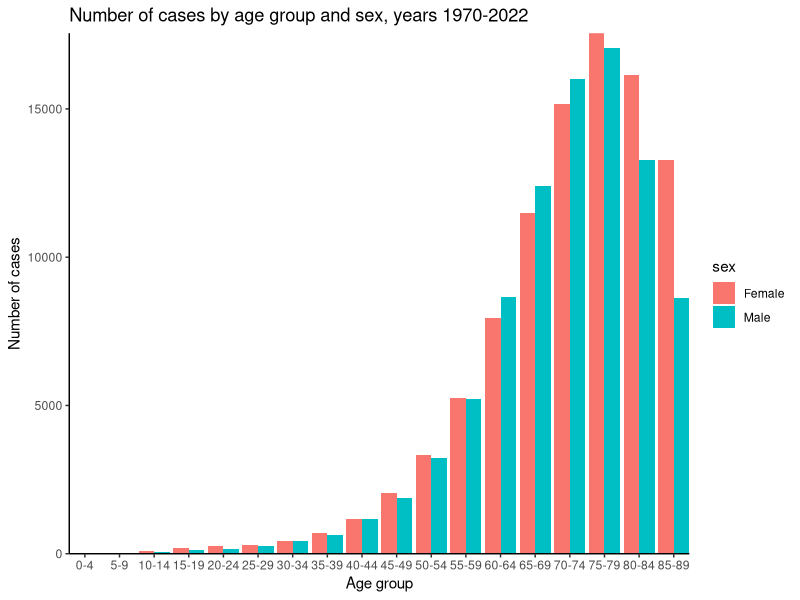
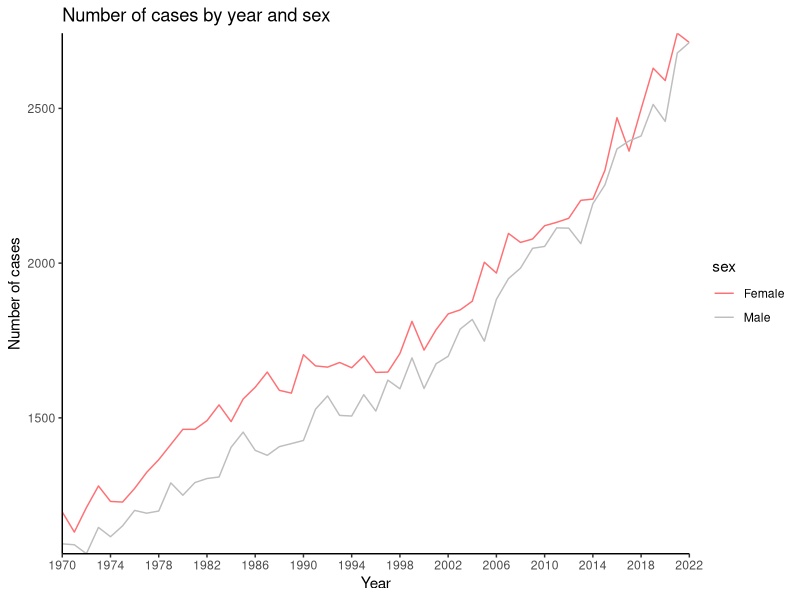
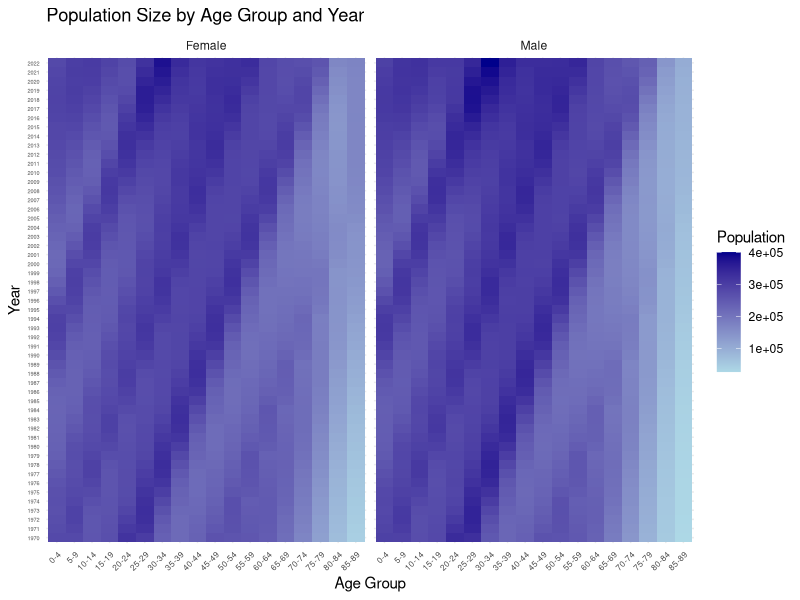
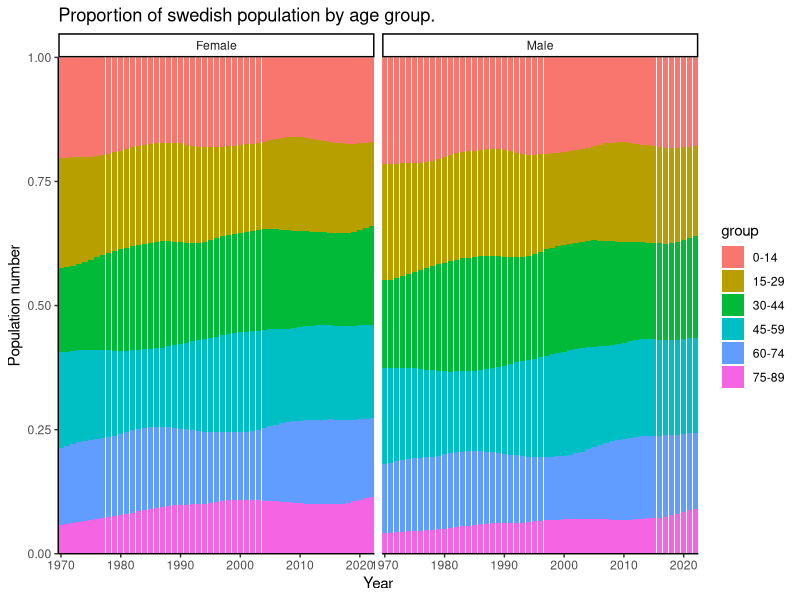
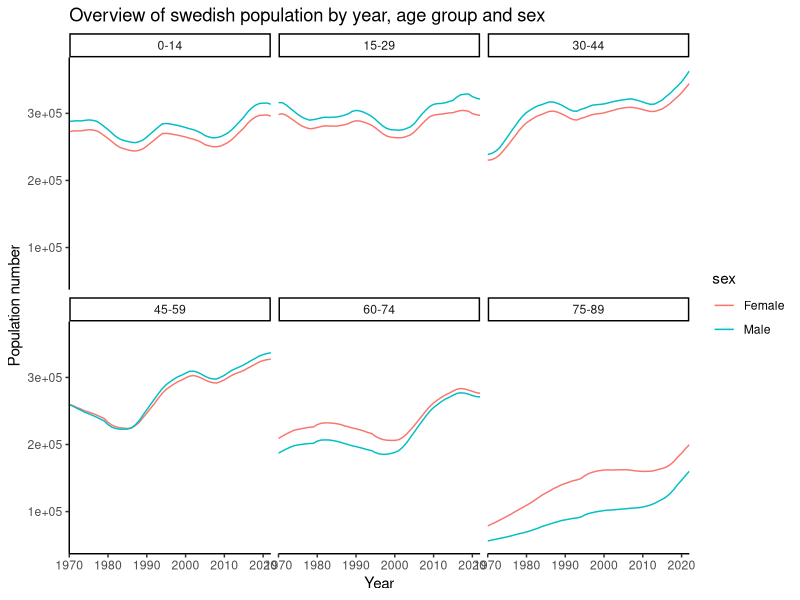
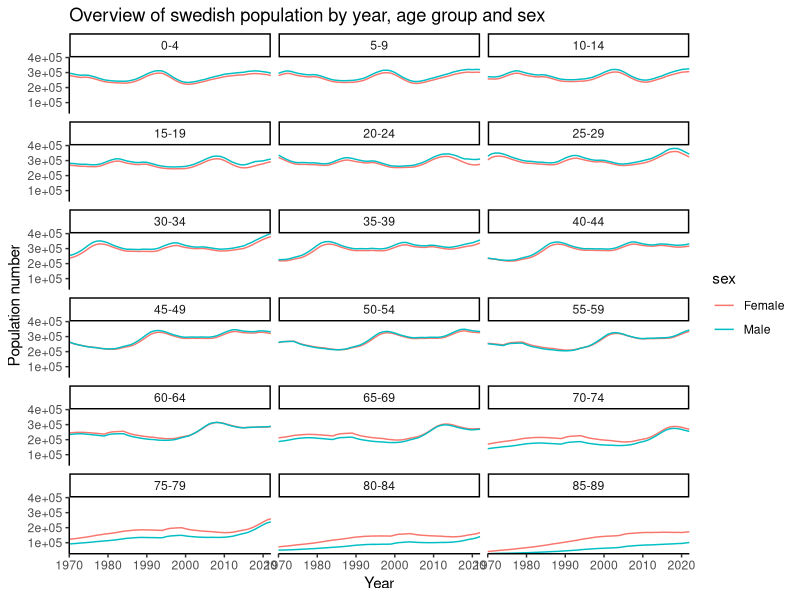
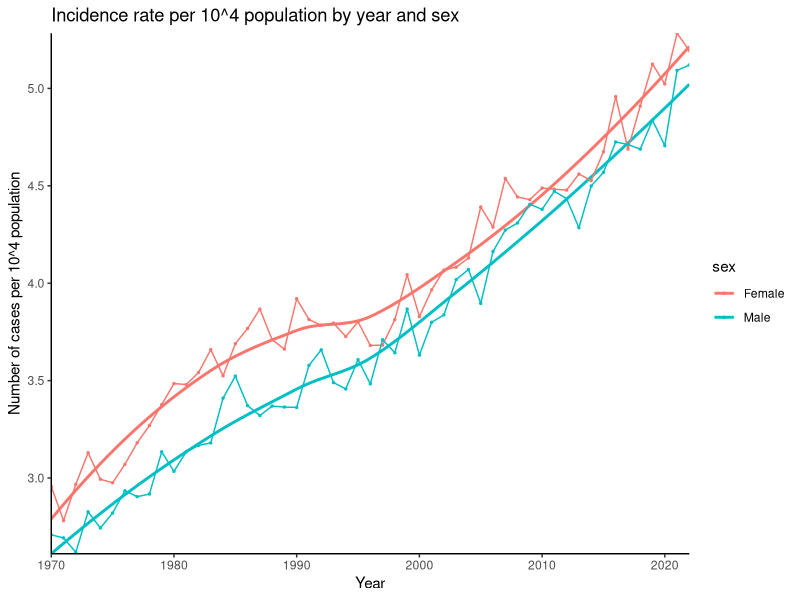
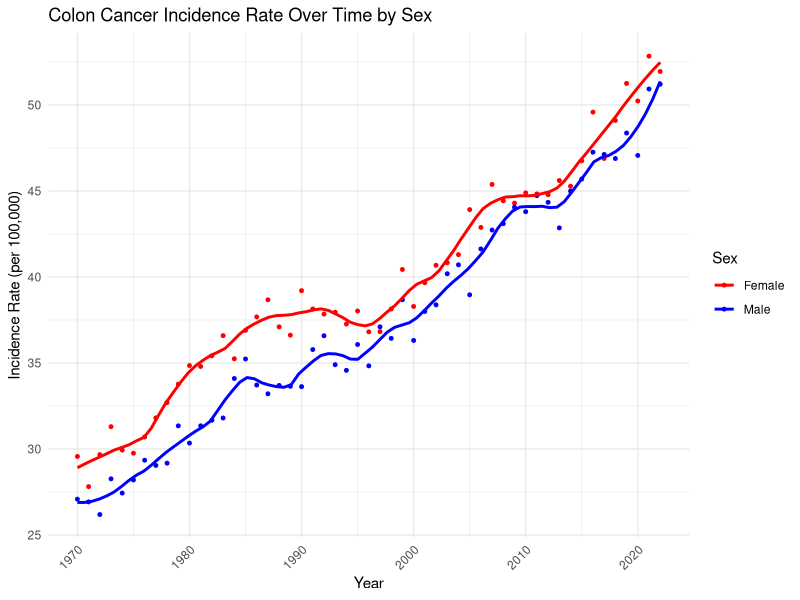

The R script that drew these images, in order:
## ---- chunk 1
knitr::opts_chunk$set(warning = FALSE, message = FALSE) 
## ---- chunk 2
library(readr)
library(tidyverse)
library(ggplot2)
library(splines)
## ---- chunk 3
cases <- readr::read_tsv("cases.tsv")
population <- readr::read_tsv("population.tsv")
## ---- chunk 4
cases %>% summary()
# order agegroups 
factor_groups <- cases %>% pull(agegroup) %>% unique()
cases <- cases %>% mutate(agegroup = factor(agegroup, levels = factor_groups)) 
## ---- chunk 5
cases %>% pull(agegroup) %>% unique()
## ---- chunk 6
cases %>% pull(sex) %>% unique()
## ---- chunk 7
cases %>% 
  group_by(agegroup,sex) %>% 
  summarize(n = sum(n)) %>% 
  ungroup() %>% 
  ggplot(aes(x = agegroup, y = n, fill = sex)) +
  geom_bar(stat = "identity", position=position_dodge()) +
  # scale_fill_manual(values=c("#FF7074", 
  #                            "gray"))+
  theme_classic() + 
  coord_cartesian(expand = FALSE) + 
  # add labels and title
  ggtitle("Number of cases by age group and sex, years 1970-2022") +
  xlab("Age group") + ylab("Number of cases")
 
## ---- chunk 8
cases %>% 
  group_by(year,sex) %>% 
  summarize(n = sum(n)) %>% 
  ungroup() %>% 
  ggplot(aes(x = year, y = n, col = sex)) +
  #geom_point() +
  stat_summary(geom="line")+
  scale_color_manual(values=c("#FF7074", 
                            "gray"))+
  theme_classic() + 
  coord_cartesian(expand = FALSE) + 
  scale_x_continuous(lim = c(1970, 2022), breaks = c(seq(1970, 2022, by = 4)))+
  # add labels and title
  ggtitle("Number of cases by year and sex") +
  xlab("Year") + ylab("Number of cases")
## ---- chunk 9
data_population <- readr::read_tsv("population.tsv")
data_population$agegroup <- factor(data_population$agegroup, levels = c("0-4", "5-9", "10-14", "15-19", 
                                                              "20-24", "25-29", "30-34", "35-39", 
                                                              "40-44", "45-49", "50-54", "55-59", 
                                                              "60-64", "65-69", "70-74", "75-79", 
                                                              "80-84", "85-89"))

# Summarize total cases by year and sex
population_by_year_sex <- data_population %>%
  group_by(year, sex) %>%
  summarize(total_cases = sum(n_pop, na.rm = TRUE), .groups = "drop")

# Heatmap of population size
ggplot(data_population, aes(x = agegroup, y = factor(year), fill = n_pop)) +
  geom_tile() +
  facet_wrap(~sex) +  # Separate plots for males and females
  scale_fill_gradient(low = "lightblue", high = "darkblue", name = "Population") +
  labs(
    title = "Population Size by Age Group and Year",
    x = "Age Group",
    y = "Year"
  ) +
  theme_minimal() +
  theme(
    axis.text.x = element_text(size = 6, angle = 45, hjust = 1),  # Smaller x-axis text
    axis.text.y = element_text(size = 4)                         # Smaller y-axis text
  )
## ---- chunk 10
head(population)
summary(population)
## ---- chunk 11
# Compare age groups
all(unique(cases$agegroup) %in% unique(population$agegroup))

# Compare calendar years
all(unique(cases$year) %in% unique(population$year))
## ---- chunk 12
population <- population %>%  mutate(agegroup = factor(agegroup, levels = factor_groups)) 
## ---- chunk 13
population %>%
  mutate(group = case_when(
    agegroup %in% factor_groups[1:3] ~ "0-14",
    agegroup %in% factor_groups[4:6] ~ "15-29",
    agegroup %in% factor_groups[7:9] ~ "30-44",
    agegroup %in% factor_groups[10:12] ~ "45-59",
    agegroup %in% factor_groups[13:15] ~ "60-74",
    agegroup %in% factor_groups[16:18] ~ "75-89",
    TRUE ~ NA
    )
    ) %>%
  ggplot(aes(x = year, y = n_pop, fill = group)) +
  facet_wrap(~sex, ncol = 2) +
  geom_bar(position="fill", stat="identity") +
  theme_classic() +
  coord_cartesian(expand = FALSE) +
  # add labels and title
  ggtitle("Proportion of swedish population by age group.") +
  xlab("Year") + ylab("Population number")
## ---- chunk 14
population %>%
  mutate(group = case_when(
    agegroup %in% factor_groups[1:3] ~ "0-14",
    agegroup %in% factor_groups[4:6] ~ "15-29",
    agegroup %in% factor_groups[7:9] ~ "30-44",
    agegroup %in% factor_groups[10:12] ~ "45-59",
    agegroup %in% factor_groups[13:15] ~ "60-74",
    agegroup %in% factor_groups[16:18] ~ "75-89",
    TRUE ~ NA
    )
    ) %>%
  ggplot(aes(x = year, y = n_pop, color = sex)) +
  facet_wrap(~group, ncol = 3) +
  stat_summary(geom="line")+
  theme_classic() +
  coord_cartesian(expand = FALSE) +
  # add labels and title
  ggtitle("Overview of swedish population by year, age group and sex") +
  xlab("Year") + ylab("Population number")
## ---- chunk 15
population %>%
  ggplot(aes(x = year, y = n_pop, color = sex)) +
  facet_wrap(~agegroup, ncol = 3) +
  stat_summary(geom="line")+
  theme_classic() +
  coord_cartesian(expand = FALSE) +
  # add labels and title
  ggtitle("Overview of swedish population by year, age group and sex") +
  xlab("Year") + ylab("Population number")
## ---- chunk 16
# merging datasets
cases_pop <- cases %>% left_join(population) 
## ---- chunk 17
# ## check
# cases %>% nrow() == cases_pop %>% nrow() 
# population %>% nrow() == cases_pop %>% nrow() 
cases_pop %>% head()
## ---- chunk 18
# cases by year and sex
cases_ys <- cases %>% 
  group_by(year, sex) %>% 
  summarize(n = sum(n)) %>% 
  ungroup()

# population by year and sex
population_ys <- population %>% 
  group_by(year, sex) %>% 
  summarize(n_pop = sum(n_pop)) %>% 
  ungroup()
## ---- chunk 19
# rate per hundred thousand population, dataset with age
cases_pop <- cases_pop %>% 
  # rate per 10^5 population
  mutate(rate = 10^5 * n/n_pop)

# rate per ten thousand population, dataset without age
# create dataset without age variable
cases_pop_ys <- cases_ys %>% 
  left_join(population_ys) %>% 
    # rate per 10^4 population
  mutate(rate = 10^4 * n/n_pop)
## ---- chunk 20
cases_pop_ys %>% 
  ggplot(aes(x = year, y = rate, color = sex)) +
  # smooth the curve
  geom_smooth(se= FALSE) +
  # non smoothed data
  geom_point(size = 0.5) +
  stat_summary(geom="line") +
  theme_classic() + 
  coord_cartesian(expand = FALSE) + 
  #scale_x_continuous(lim = c(1970, 2022), breaks = c(seq(1970, 2022, by = 4))) +
  # add labels and title
  ggtitle("Incidence rate per 10^4 population by year and sex") +
  xlab("Year") + ylab("Number of cases per 10^4 population")
## ---- chunk 21
# Merge the cases and population data
merged_data <- cases %>%
  inner_join(data_population, by = c("year", "agegroup", "sex"))

# Summarize the total cases and population size by year and sex
summary_data <- merged_data %>%
  group_by(year, sex) %>%
  summarize(
    total_cases = sum(n, na.rm = TRUE),
    total_population = sum(n_pop, na.rm = TRUE),
    .groups = "drop"
  )

## ---- chunk 22
# Calculate incidence rate for detailed data
merged_data <- merged_data %>%
  mutate(incidence_rate = n / n_pop * 100000)  # Rate per 100,000 people

# Calculate incidence rate for summarized data
summary_data <- summary_data %>%
  mutate(incidence_rate = total_cases / total_population * 100000)  # Rate per 100,000 people
## ---- chunk 23
# Plot incidence rate over time with smoother (separately for males and females)
ggplot(summary_data, aes(x = year, y = incidence_rate, color = sex)) +
  geom_point(size = 1) +  # Points for visibility
  geom_smooth(method = "loess", span = 0.2, se = FALSE, linetype = "solid") +  # Smoothing with LOESS
  scale_color_manual(values = c("Male" = "blue", "Female" = "red")) +
  labs(
    title = "Colon Cancer Incidence Rate Over Time by Sex",
    x = "Year",
    y = "Incidence Rate (per 100,000)",
    color = "Sex"
  ) +
  theme_minimal() +
  theme(axis.text.x = element_text(angle = 45, hjust = 1))
## ---- chunk 24
# Plot incidence rates over time by sex and age group with smoothed lines
ggplot(merged_data, aes(x = year, y = incidence_rate, color = agegroup, group = agegroup)) +
  geom_point(size = .8) +  # Points for visibility
  scale_y_log10() +
  geom_smooth(method = "loess", span = 0.2, se = FALSE, linetype = "solid") +  # Smoothing with LOESS
  facet_wrap(~sex) +  # Separate plots for males and females
  scale_color_viridis_d(name = "Age Group") +  # Use viridis color scale for age groups
  labs(
    title = "Colon Cancer Incidence Rate by Sex and Age Group Over Time",
    x = "Year",
    y = "Incidence Rate (per 100,000)",
    color = "Age Group"
  ) +
  theme_minimal() +
  theme(axis.text.x = element_text(angle = 45, hjust = 1)) +
  theme(
    axis.text.x = element_text(angle = 45, hjust = 1),
    legend.key.size = unit(.2, "cm"),  # Reduce size of legend keys (symbols)
    legend.text = element_text(size = 10),  # Reduce size of legend text
    legend.title = element_text(size = 10)  # Adjust size of legend title
  ) 
## ---- chunk 25
cases_pop %>% 
  ggplot(aes(x = year, y = rate, color = sex)) +
  facet_wrap(~ agegroup , ncol = 4, scales = "free_y") +
  # smooth the curve
  geom_smooth(se = FALSE) +
  # non smoothed data
  geom_point(size = 0.2) +
  stat_summary(geom="line", size = 0.05) +
  theme_classic() + 
  coord_cartesian(expand = FALSE) + 
  #scale_x_continuous(lim = c(1970, 2022), breaks = c(seq(1970, 2022, by = 4))) +
  # add labels and title
  ggtitle(paste("Yearly number of cases per 10^5 population by sex and age group")) + 
  xlab("Year") + ylab("Number of cases per 10^5 population") 
  
## ---- chunk 26
poisson_model <- cases_pop_ys %>%  
  glm(formula = n ~ year + sex + offset(log(n_pop)), family = "poisson")
summary(poisson_model)
## ---- chunk 27
toplot <- cases_pop_ys %>% 
  add_column(fitted = poisson_model$fitted.values) %>% 
  mutate(fitted_rate = 10^4* fitted/n_pop)

toplot %>% 
  pivot_longer(cols = c(rate, fitted_rate), names_to = "type") %>% 
  ggplot(aes(x = year, y = value)) +
  geom_point(aes(color = type), size = 0.5) +
  facet_wrap(~sex, ncol = 2) +
  theme_classic() + 
  coord_cartesian(expand = FALSE) + 
  #scale_x_continuous(lim = c(1970, 2022), breaks = c(seq(1970, 2022, by = 4))) +
  # add labels and title
  ggtitle("Incidence rate by year and sex, fitted and observed values") +
  xlab("Year") + ylab("Number of cases per 10^4 population") 
## ---- chunk 28
# Extract model coefficients 
coefficients <- coef(poisson_model) 
intercept <- coefficients["(Intercept)"] 
year_coeff <- coefficients["year"] 
sex_coeff <- coefficients["sexMale"]

# Calculate log incidence rate and incidence rate for 1970 and 2020
incidence_1970_male <- exp(intercept + year_coeff * 1970 + sex_coeff)
incidence_1970_female <- exp(intercept + year_coeff * 1970 )
incidence_2020_male <- exp(intercept + year_coeff * 2020 + sex_coeff) 
incidence_2020_female <- exp(intercept + year_coeff * 2020)

# Print results
incidence_1970_male
## ---- chunk 29
incidence_1970_female
## ---- chunk 30
incidence_2020_male
## ---- chunk 31
incidence_2020_female
## ---- chunk 32
poisson_model_age <- cases_pop %>% 
  mutate(agegroup = factor(agegroup, levels = factor_groups)) %>% 
  glm(formula = n ~ year*sex + year*agegroup + agegroup * sex + offset(log(n_pop)), family = "poisson")

# View the summary of the model
summary(poisson_model_age)
## ---- chunk 33
# Extract model coefficients
coefficients <- coef(poisson_model_age)

# males
rate_1970_male <- exp( 
  #intercept 
  coefficients["(Intercept)"] +
  #year
  coefficients["year"] * 1970 +
  #male
  coefficients["sexMale"] * 1 +
  #age 70-74
  coefficients["agegroup70-74"] * 1 +
  # year*sex
  coefficients["year:sexMale"] * 1970 * 1 +
  # year*age 70-74 
  coefficients["year:agegroup70-74"] * 1970 * 1 + 
  # sex*age 70-74 
  coefficients["sexMale:agegroup70-74"] * 1 * 1)

rate_1970_female <- exp( 
  #intercept 
  coefficients["(Intercept)"] +
  #year
  coefficients["year"] * 1970 +
  #female
  coefficients["sexMale"] * 0 +
  #age 70-74
  coefficients["agegroup70-74"] * 1 +
  # year*sex
  coefficients["year:sexMale"] * 1970 * 0 +
  # year*age 70-74 
  coefficients["year:agegroup70-74"] * 1970 * 1 + 
  # sex*age 70-74 
  coefficients["sexMale:agegroup70-74"] * 0 * 1)

rate_2020_male <- exp( 
  #intercept 
  coefficients["(Intercept)"] + 
  #year
  coefficients["year"] * 2020 +
  #male
  coefficients["sexMale"] * 1 +
  #age 70-74
  coefficients["agegroup70-74"] * 1 +
  # year*sex
  coefficients["year:sexMale"] * 2020 * 1 +
  # year*age 70-74 
  coefficients["year:agegroup70-74"] * 2020 * 1 + 
  # sex*age 70-74 
  coefficients["sexMale:agegroup70-74"] * 1 * 1)

rate_2020_female <- exp(
  #intercept
  coefficients["(Intercept)"] + 
  #year
  coefficients["year"] * 2020 +
  #female
  coefficients["sexMale"] * 0 +
  #age 70-74
  coefficients["agegroup70-74"] * 1 +
  # year*sex
  coefficients["year:sexMale"] * 2020 * 0 +
  # year*age 70-74 
  coefficients["year:agegroup70-74"] * 2020 * 1 + 
  # sex*age 70-74 
  coefficients["sexMale:agegroup70-74"] * 0 * 1)
## ---- chunk 34
rate_1970_male
## ---- chunk 35
rate_1970_female
## ---- chunk 36
rate_2020_male
## ---- chunk 37
rate_2020_female
## ---- chunk 38
toplot <- cases_pop %>% 
  add_column(fitted = poisson_model_age$fitted.values) %>% 
  mutate(fitted_rate = 10^5* fitted/n_pop)
  
toplot %>% 
  pivot_longer(cols = c(rate, fitted_rate), names_to = "type") %>% 
  filter(agegroup %in% c("50-54", "70-74" , "85-89")) %>% 
  ggplot(aes(x = year, y = value, color = agegroup)) +
  geom_point(aes(shape = type), size = 0.5) +
  facet_wrap(~sex, ncol = 2) +
  theme_classic() + 
  coord_cartesian(expand = FALSE) + 
  #scale_x_continuous(lim = c(1970, 2022), breaks = c(seq(1970, 2022, by = 4))) +
  # add labels and title
  ggtitle("Incidence rate by year, age group and sex, fitted and observed values") +
  xlab("Year") + ylab("Number of cases per 10^5 population") 
## ---- chunk 39
age <- seq(2,87,5)
age_df <- data.frame(agegroup = factor_groups, age = age)

splines_to_fit <- cases_pop %>%
  inner_join(age_df)

splines_model <- splines_to_fit %>% 
  glm(formula = n ~ bs(year,df = 4)*sex + bs(year, df = 4)*bs(age, df = 4) + offset(log(n_pop)), family = "poisson")

summary(splines_model)


toplot <- splines_to_fit %>% 
  add_column(fitted = splines_model$fitted.values) %>% 
  mutate(fitted_rate = 10^5* fitted/n_pop) 
  

toplot %>% 
  filter(age %in% c(52,72,87)) %>% 
  ggplot(aes(x = year, y = fitted_rate, color = agegroup)) +
  facet_wrap(~sex, ncol = 2) +
  geom_point(size = 0.1) +
  stat_summary(geom="line") +
  theme(axis.text.x =  element_text(angle=45, hjust=1)) + 
  coord_cartesian(expand = FALSE) + 
  scale_x_continuous(lim = c(1970, 2022), breaks = c(seq(1970, 2022, by = 4))) +
  # add labels and title
  ggtitle("Incidence rate by year, age and sex, fitted model") +
  xlab("Year") + ylab("Number of cases per 10^5 population") 
## ---- chunk 40
toplot %>% 
  pivot_longer(cols = c(rate, fitted_rate), names_to = "type") %>% 
  filter(age %in% c(52,72,87)) %>% 
  ggplot(aes(x = year, y = value, color = age)) +
  geom_point(aes(shape = type), size = 0.5) +
  facet_wrap(~sex, ncol = 2) +
  theme_classic() + 
  coord_cartesian(expand = FALSE) + 
  #scale_x_continuous(lim = c(1970, 2022), breaks = c(seq(1970, 2022, by = 4))) +
  # add labels and title
  ggtitle("Incidence rate by year, age and sex, fitted and observed values") +
  xlab("Year") + ylab("Number of cases per 10^5 population") 
## ---- chunk 41
# Merge cases and population data frames
merged_data <- merge(cases, population, by = c("agegroup", "sex", "year"))
print(head(merged_data,n=5))

merged_data <- merged_data %>%
  mutate(
    incidence_rate = (n / n_pop) * 100000,
    age_midpoint = as.numeric(sub("-.*", "", agegroup)) + 2,
    sex = factor(sex)
      )

# Print column names to verify
print(colnames(merged_data))

# Plotting the relationship between mid age and incidence rate
ggplot(merged_data, aes(x = age_midpoint, y = incidence_rate)) +
  geom_point(alpha = 0.6) +
  geom_smooth(method = "loess", se = FALSE) +
  facet_wrap(~ sex) +
  labs(title = "Incidence Rate by Age",
       x = "Mid Age of Age Group",
       y = "Incidence Rate (Cases / Total Population)") +
  theme_minimal()

# Fitting a generalized linear model using splines
splines_model <- glm(
  formula = n ~ bs(year, df = 4)*bs(age_midpoint, df = 4)  * sex + offset(log(n_pop)),
  data = merged_data,
  family = poisson()
)

summary(splines_model)

# Assuming you have your merged data as 'merged_data' and fitted model as 'model'
# Create a new data frame for predictions
age_groups <- c(52, 72, 87)
sex_groups <- c("Female", "Male")
years <- unique(merged_data$year)  # Get all unique years from your data

# Create an empty data frame to store predictions
prediction_data <- expand.grid(
  year = years,
  age_midpoint = age_groups,
  sex = sex_groups
)

# Add population to avoid warnings (use dummy values as predictions will standardize population)
prediction_data$n_pop <- 1


# Use the predict() function to generate predicted values
prediction_data$predicted_incidence <- predict(splines_model, newdata = prediction_data, type = "response")

# Plotting the incidence rates over time for each sex at ages 52, 72, and 87
library(ggplot2)

ggplot(prediction_data, aes(x = year, y = predicted_incidence, color = sex, linetype = as.factor(age_midpoint))) +
  geom_line(size = 1.2) + 
  labs(title = "Predicted Incidence Rates Across Calendar Time",
       x = "Calendar Year",
       y = "Predicted Incidence Rate") +
  scale_color_manual(values = c("blue", "red")) + 
  scale_linetype_manual(values = c("solid", "dashed", "dotted")) +
  theme_minimal() +
  theme(legend.title = element_blank()) +
  theme(legend.position = "bottom")

# Compare with observed values
observed_data <- merged_data %>%
  filter(age_midpoint %in% c(52, 72, 87)) %>%
  group_by(year, age_midpoint, sex) %>%
  summarize(observed_rate = sum(n) / sum(n_pop))


# Combine predicted and observed data
comparison_data <- left_join(prediction_data, observed_data, by = c("year", "age_midpoint", "sex"))


ggplot(comparison_data, aes(x = year)) +
  geom_line(aes(y = predicted_incidence, color = "Predicted"), size = 1) +
  geom_line(aes(y = observed_rate, color = "Observed"), size = 1, linetype = "dashed") +
  facet_wrap(~ age_midpoint + sex, scales = "free_y") +
  labs(
    title = "Comparison of Predicted and Observed Incidence Rates",
    x = "Calendar Year",
    y = "Incidence Rate",
    color = "Legend"
  ) +
  scale_color_manual(values = c("Predicted" = "blue", "Observed" = "red")) +
  theme(axis.text.x =  element_text(angle=45, hjust=1))
## ---- chunk 42
# reference values for male and female population
standard_pop <- population %>%
  filter(year == 2022) %>%  
  rename(ref_pop = n_pop) %>% 
  select(-year)

# reference value for total male population 
tot_male <- standard_pop %>% 
  filter(sex == "Male") %>% 
  pull(ref_pop) %>% sum()

# reference value for total female population 
tot_female <- standard_pop %>% 
  filter(sex == "Female") %>% 
  pull(ref_pop) %>% sum()
## ---- chunk 43

age_standardised_rates <- cases_pop %>% 
  select(-rate) %>% 
  left_join(standard_pop) %>% 
  # add number of cases obtained if population number was ref_pop
  mutate(cases_ref_pop = ref_pop * n/n_pop) %>% 
  # for each year, compute total (sum over agegroups) and divide by total reference population
  # keep male and female categories 
  group_by(year, sex) %>% 
  # sum over agegroups 
  summarize(sum_ages = sum(cases_ref_pop, na.rm = TRUE)) %>% 
  mutate(standardised_rate = case_when(sex == "Female" ~ sum_ages/tot_female,
                                       sex == "Male" ~ sum_ages/tot_male,
                                       TRUE ~ NA)
         ) %>% 
  select(-sum_ages) %>% 
  # rescale
  mutate(standardised_rate = 10^4 * standardised_rate)
## ---- chunk 44
age_standardised_rates %>% 
   ggplot(aes(x = year, y = standardised_rate, color = sex)) +
  # smooth the curve
  geom_smooth() +
  # non smoothed data
  geom_point(size = 0.5) +
  stat_summary(geom="line") +
  theme_classic() + 
  coord_cartesian(expand = FALSE) + 
  scale_x_continuous(lim = c(1970, 2022), breaks = c(seq(1970, 2022, by = 4))) +
  # add labels and title
  ggtitle("Standardised incidence rate: cases per 10^4 population by year and sex") +
  xlab("Year") + ylab("Number of cases per 10^4 population - standardised")
## ---- chunk 45
cases_pop_ys %>% 
  filter(sex == "Female") %>% 
  left_join(age_standardised_rates) %>% 
  select(year, sex, rate, standardised_rate) %>% 
  pivot_longer(cols = c(rate, standardised_rate), names_to = "type") %>% 
  ggplot(aes(x = year, y = value, color = type))+
  # smooth the curve
  geom_smooth() +
  # non smoothed data
  geom_point(size = 0.5) +
  stat_summary(geom="line") +
  theme_classic() + 
  coord_cartesian(expand = FALSE) + 
  scale_x_continuous(lim = c(1970, 2022), breaks = c(seq(1970, 2022, by = 4))) +
  # add labels and title
  ggtitle("Standardised vs non standarsised incidence rate - female population") +
  xlab("Year") + ylab("Number of cases per 10^4 population")
## ---- chunk 46
cases_pop_ys %>% 
  filter(sex == "Male") %>% 
  left_join(age_standardised_rates) %>% 
  select(year, sex, rate, standardised_rate) %>% 
  pivot_longer(cols = c(rate, standardised_rate), names_to = "type") %>% 
  ggplot(aes(x = year, y = value, color = type))+
  # smooth the curve
  geom_smooth() +
  # non smoothed data
  geom_point(size = 0.5) +
  stat_summary(geom="line") +
  theme_classic() + 
  coord_cartesian(expand = FALSE) + 
  scale_x_continuous(lim = c(1970, 2022), breaks = c(seq(1970, 2022, by = 4))) +
  # add labels and title
  ggtitle("Standardised vs non standarsised incidence rate - male population") +
  xlab("Year") + ylab("Number of cases per 10^4 population")
## ---- chunk 47

cases_pop_fit <- cases_pop %>% 
  select(-rate, -n) %>% 
  # replace number of cases with fitted number of cases, which should already be in the right order
  add_column(n_fit = poisson_model_age$fitted.values)

# repeat question 11
age_standardised_rates_fit <- cases_pop_fit %>% 
  left_join(standard_pop) %>% 
  # add number of cases obtained if population number was ref_pop
  mutate(cases_ref_pop = ref_pop * n_fit/n_pop) %>% 
  # for each year, compute total (sum over agegroups) and divide by total reference population
  # keep male and female categories 
  group_by(year, sex) %>% 
  # sum over agegroups 
  summarize(sum_ages = sum(cases_ref_pop, na.rm = TRUE)) %>% 
  ungroup() %>% 
  mutate(standardised_rate_fit = case_when(sex == "Female" ~ sum_ages/tot_female,
                                       sex == "Male" ~ sum_ages/tot_male,
                                       TRUE ~ NA)
         ) %>% 
  select(-sum_ages) %>% 
  # rescale
  mutate(standardised_rate_fit = 10^4 * standardised_rate_fit)
## ---- chunk 48
cases_pop_ys %>% 
  filter(sex == "Female") %>% 
  left_join(age_standardised_rates) %>% 
  left_join(age_standardised_rates_fit) %>% 
  select(year, sex, rate, standardised_rate, standardised_rate_fit) %>% 
  pivot_longer(cols = c(rate, standardised_rate, standardised_rate_fit), names_to = "type") %>% 
  #filter(type == "standardised_rate_fit") %>% 
  ggplot(aes(x = year, y = value, color = type))+
  # smooth the curve
  geom_smooth() +
  # non smoothed data
  geom_point(size = 0.5) +
  stat_summary(geom="line") +
  theme_classic() + 
  coord_cartesian(expand = FALSE) + 
  scale_x_continuous(lim = c(1970, 2022), breaks = c(seq(1970, 2022, by = 4))) +
  # add labels and title
  ggtitle("Standardised vs non standarsised incidence rate - female population") +
  xlab("Year") + ylab("Number of cases per 10^4 population")
## ---- chunk 49
cases_pop_ys %>% 
  filter(sex == "Male") %>% 
  left_join(age_standardised_rates) %>% 
  left_join(age_standardised_rates_fit) %>% 
  select(year, sex, rate, standardised_rate, standardised_rate_fit) %>% 
  pivot_longer(cols = c(rate, standardised_rate, standardised_rate_fit), names_to = "type") %>% 
  ggplot(aes(x = year, y = value, color = type))+
  # smooth the curve
  geom_smooth() +
  # non smoothed data
  geom_point(size = 0.5) +
  stat_summary(geom="line") +
  theme_classic() + 
  coord_cartesian(expand = FALSE) + 
  scale_x_continuous(lim = c(1970, 2022), breaks = c(seq(1970, 2022, by = 4))) +
  # add labels and title
  ggtitle("Standardised vs non standarsised incidence rate - male population") +
  xlab("Year") + ylab("Number of cases per 10^4 population")
